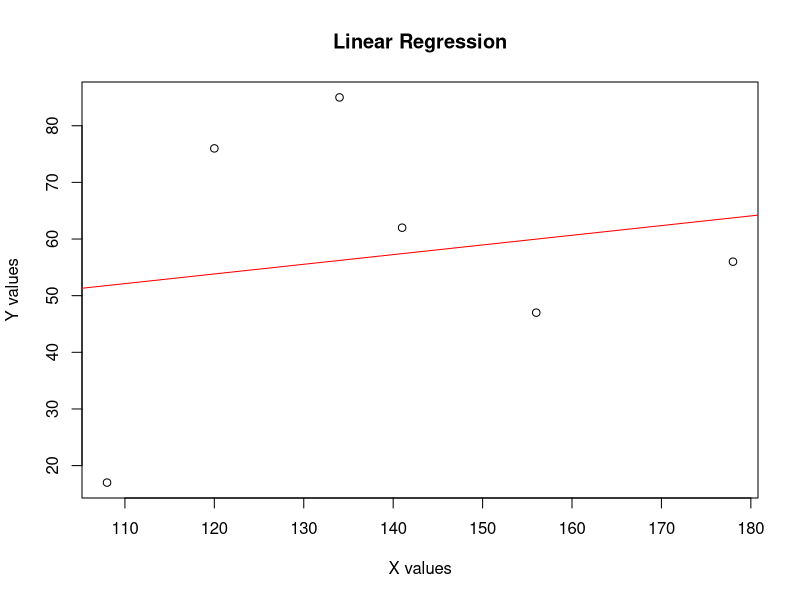

Write the R code that produced this figure. (Note: this script raises an error after producing the figure.)
# Linear Regression
x <- c(141, 134, 178, 156, 108, 120)
y <- c(62, 85, 56, 47, 17, 76)
model <- lm(y ~ x)
summary(model)
plot(x, y, main = "Linear Regression", xlab = "X values", ylab = "Y values")
abline(model, col = "red")
--------------------------------------------------------------------------------------------------------------------------------------
#multiple regression
input <- mtcars[, c("mpg", "wt", "disp", "hp")]
print(head(input))
model <- lm(mpg ~ wt + disp + hp, data = input)
print(summary(model))
predicted_mpg <- predict(model, input)
plot(input$mpg, predicted_mpg, main = "Actual vs Predicted MPG", xlab = "Actual MPG", ylab = "Predicted MPG", col = "blue", pch = 19)
abline(a = 0, b = 1, col = "red")
--------------------------------------------------------------------------------------------------------------------------------------- 
#logistic regression
x <- c(1,2,3,4,5,6,7,8,9,10)
y <- c(0,0,0,0,0,1,1,1,1,1)
data <- data.frame(x = x, y = y)
log_model <- glm(y ~ x, data = data, family = "binomial")
summary(log_model)
x.values <- seq(min(x), max(x), length.out = 100)
predicted_prob <- predict(log_model, newdata = data.frame(x = x.values), type = "response")
plot(x, y, main = "Logistic Regression", xlab = "X", ylab = "Probability", col = "blue", pch = 19)
lines(x.values, predicted_prob, col = "red")
--------------------------------------------------------------------------------------------------------------------------------------- 
x <- c(1,2,3,4,5,6,7,8,9,10)
y <- c(2,3,4,6,8,11,13,18,20,24)
data <- data.frame(x = x, y = y)
pois_model <- glm(y ~ x, data = data, family = "poisson")
summary(pois_model)
x.values <- seq(min(x), max(x), length.out = 100)
predicted_counts <- predict(pois_model, newdata = data.frame(x = x.values), type = "response")
plot(x, y, main = "Poisson Regression", xlab = "X", ylab = "Count", col = "blue", pch = 19)
lines(x.values, predicted_counts, col = "red")


